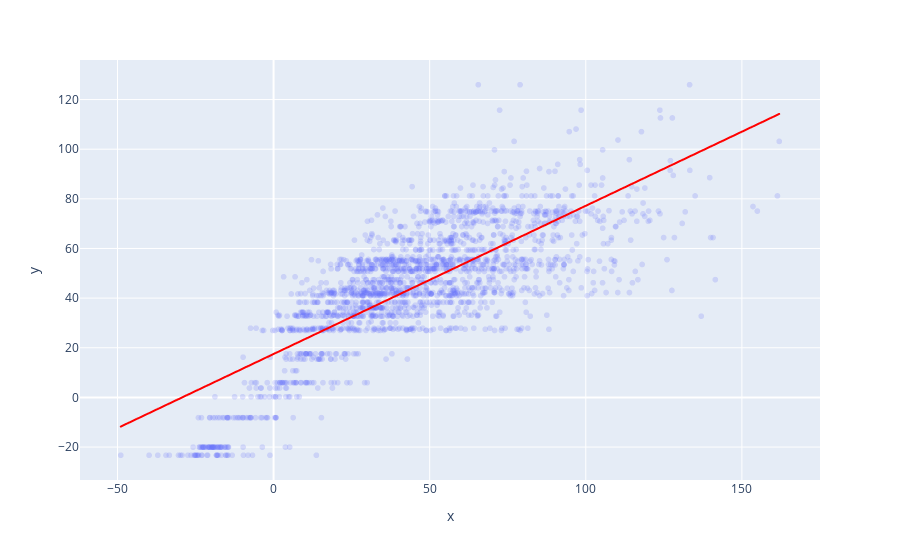

Notebook code for this chart:
### Code cell
px.scatter(x = y_test, y = y_pred, trendline = 'ols', trendline_color_override = 'red',opacity = 0.2)

### Figure 1 — Plotly figure (JSON) as saved in the notebook; plotly's stock layout.template omitted (floating-point values rounded to 4 significant figures; data arrays with more than 128 entries replaced by an {"elided": "..."} marker saying what was removed)
{"data": [{"hovertemplate": "x=%{x}<br>y=%{y}<extra></extra>", "legendgroup": "", "marker": {"color": "#636efa", "opacity": 0.2, "symbol": "circle"}, "mode": "markers", "name": "", "showlegend": false, "type": "scattergl", "x": {"elided": "2000 float values"}, "xaxis": "x", "y": {"elided": "2000 float values"}, "yaxis": "y"}, {"hovertemplate": "<b>OLS trendline</b><br>y = 0.597087 * x + 17.4851<br>R<sup>2</sup>=0.601178<br><br>x=%{x}<br>y=%{y} <b>(trend)</b><extra></extra>", "legendgroup": "", "line": {"color": "red"}, "marker": {"color": "#636efa", "symbol": "circle"}, "mode": "lines", "name": "", "showlegend": false, "type": "scattergl", "x": {"elided": "2000 float values"}, "xaxis": "x", "y": {"elided": "2000 float values"}, "yaxis": "y"}], "layout": {"legend": {"tracegroupgap": 0}, "margin": {"t": 60}, "xaxis": {"anchor": "y", "domain": [0, 1], "title": {"text": "x"}}, "yaxis": {"anchor": "x", "domain": [0, 1], "title": {"text": "y"}}}}
